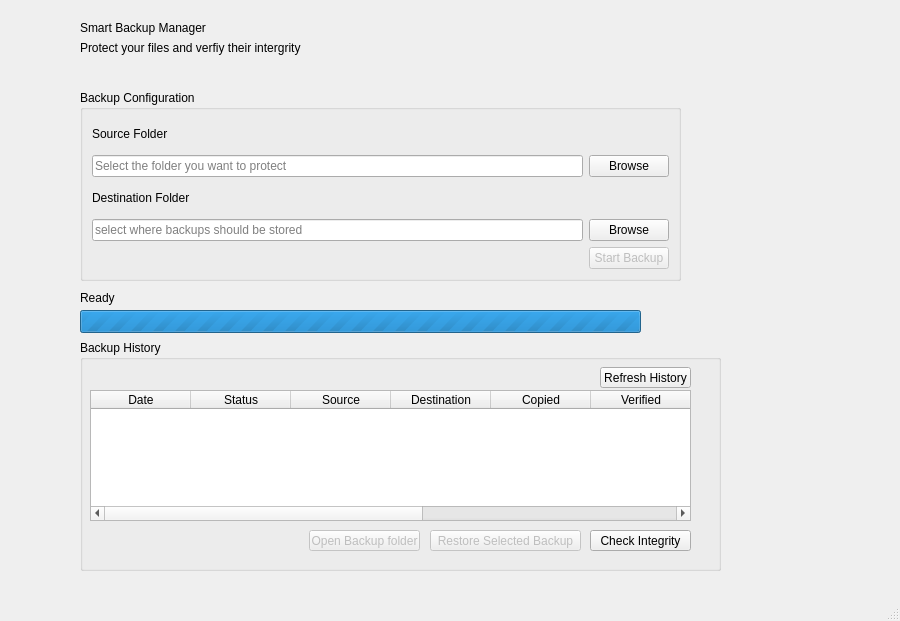
<?xml version="1.0" encoding="UTF-8"?>
<ui version="4.0">
 <class>MainWindow</class>
 <widget class="QMainWindow" name="MainWindow">
  <property name="geometry">
   <rect>
    <x>0</x>
    <y>0</y>
    <width>900</width>
    <height>621</height>
   </rect>
  </property>
  <property name="minimumSize">
   <size>
    <width>900</width>
    <height>600</height>
   </size>
  </property>
  <property name="windowTitle">
   <string>Smart Backup Manager</string>
  </property>
  <widget class="QWidget" name="centralwidget">
   <widget class="QLabel" name="titleLabel">
    <property name="geometry">
     <rect>
      <x>80</x>
      <y>20</y>
      <width>181</width>
      <height>16</height>
     </rect>
    </property>
    <property name="text">
     <string>Smart Backup Manager</string>
    </property>
   </widget>
   <widget class="QLabel" name="subtitleLabel">
    <property name="geometry">
     <rect>
      <x>80</x>
      <y>40</y>
      <width>241</width>
      <height>16</height>
     </rect>
    </property>
    <property name="text">
     <string>Protect your files and verfiy their intergrity</string>
    </property>
   </widget>
   <widget class="QGroupBox" name="backupConfigurationGroup">
    <property name="geometry">
     <rect>
      <x>80</x>
      <y>90</y>
      <width>601</width>
      <height>191</height>
     </rect>
    </property>
    <property name="title">
     <string>Backup Configuration</string>
    </property>
    <layout class="QGridLayout" name="gridLayout">
     <item row="0" column="0">
      <widget class="QLabel" name="sourceLabel">
       <property name="text">
        <string>Source Folder</string>
       </property>
      </widget>
     </item>
     <item row="1" column="0">
      <widget class="QLineEdit" name="sourcePathEdit">
       <property name="readOnly">
        <bool>true</bool>
       </property>
       <property name="placeholderText">
        <string>Select the folder you want to protect</string>
       </property>
      </widget>
     </item>
     <item row="1" column="1">
      <widget class="QPushButton" name="browseSourceButton">
       <property name="text">
        <string>Browse</string>
       </property>
      </widget>
     </item>
     <item row="2" column="0">
      <widget class="QLabel" name="destinationLabel">
       <property name="text">
        <string>Destination Folder</string>
       </property>
      </widget>
     </item>
     <item row="3" column="0">
      <widget class="QLineEdit" name="destinationPathEdit">
       <property name="readOnly">
        <bool>true</bool>
       </property>
       <property name="placeholderText">
        <string>select where backups should be stored</string>
       </property>
      </widget>
     </item>
     <item row="3" column="1">
      <widget class="QPushButton" name="browseDestinationButton">
       <property name="text">
        <string>Browse</string>
       </property>
      </widget>
     </item>
     <item row="4" column="1">
      <widget class="QPushButton" name="startBackupButton">
       <property name="enabled">
        <bool>false</bool>
       </property>
       <property name="text">
        <string>Start Backup</string>
       </property>
      </widget>
     </item>
    </layout>
   </widget>
   <widget class="QLabel" name="progressLabel">
    <property name="geometry">
     <rect>
      <x>80</x>
      <y>290</y>
      <width>141</width>
      <height>16</height>
     </rect>
    </property>
    <property name="text">
     <string>Ready</string>
    </property>
   </widget>
   <widget class="QProgressBar" name="backupProgressBar">
    <property name="geometry">
     <rect>
      <x>80</x>
      <y>310</y>
      <width>561</width>
      <height>23</height>
     </rect>
    </property>
    <property name="maximum">
     <number>0</number>
    </property>
    <property name="value">
     <number>0</number>
    </property>
   </widget>
   <widget class="QGroupBox" name="backupHistoryGroup">
    <property name="geometry">
     <rect>
      <x>80</x>
      <y>340</y>
      <width>641</width>
      <height>231</height>
     </rect>
    </property>
    <property name="title">
     <string>Backup History</string>
    </property>
    <widget class="QPushButton" name="refreshHistoryButton">
     <property name="geometry">
      <rect>
       <x>520</x>
       <y>27</y>
       <width>91</width>
       <height>21</height>
      </rect>
     </property>
     <property name="text">
      <string>Refresh History</string>
     </property>
    </widget>
    <widget class="QTableWidget" name="historyTable">
     <property name="geometry">
      <rect>
       <x>10</x>
       <y>50</y>
       <width>601</width>
       <height>131</height>
      </rect>
     </property>
     <property name="columnCount">
      <number>9</number>
     </property>
     <column>
      <property name="text">
       <string>Date</string>
      </property>
     </column>
     <column>
      <property name="text">
       <string>Status</string>
      </property>
     </column>
     <column>
      <property name="text">
       <string>Source</string>
      </property>
     </column>
     <column>
      <property name="text">
       <string>Destination</string>
      </property>
     </column>
     <column>
      <property name="text">
       <string>Copied</string>
      </property>
     </column>
     <column>
      <property name="text">
       <string>Verified</string>
      </property>
     </column>
     <column>
      <property name="text">
       <string>Failed</string>
      </property>
     </column>
     <column>
      <property name="text">
       <string>Duration</string>
      </property>
     </column>
     <column/>
    </widget>
    <widget class="QPushButton" name="openBackupButton">
     <property name="enabled">
      <bool>false</bool>
     </property>
     <property name="geometry">
      <rect>
       <x>229</x>
       <y>190</y>
       <width>111</width>
       <height>21</height>
      </rect>
     </property>
     <property name="text">
      <string>Open Backup folder</string>
     </property>
    </widget>
    <widget class="QPushButton" name="restoreBackupButton">
     <property name="enabled">
      <bool>false</bool>
     </property>
     <property name="geometry">
      <rect>
       <x>350</x>
       <y>190</y>
       <width>151</width>
       <height>21</height>
      </rect>
     </property>
     <property name="text">
      <string>Restore Selected Backup</string>
     </property>
    </widget>
    <widget class="QPushButton" name="checkIntegrityButton">
     <property name="geometry">
      <rect>
       <x>510</x>
       <y>190</y>
       <width>101</width>
       <height>21</height>
      </rect>
     </property>
     <property name="text">
      <string>Check Integrity</string>
     </property>
    </widget>
   </widget>
  </widget>
  <widget class="QMenuBar" name="menubar">
   <property name="geometry">
    <rect>
     <x>0</x>
     <y>0</y>
     <width>900</width>
     <height>21</height>
    </rect>
   </property>
  </widget>
  <widget class="QStatusBar" name="statusbar"/>
 </widget>
 <resources/>
 <connections/>
</ui>
